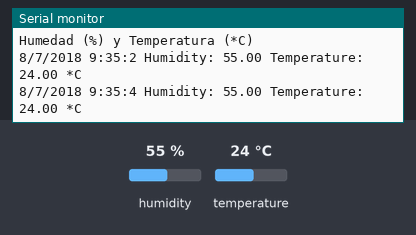
The sketch below on a simulated Arduino Uno, built with avr-gcc and run on an emulated ATmega328P. Parts: the last lines printed to the serial monitor. The test bench sets the inputs (shaded band); at power-on: humidity 55 %, temperature 24 °C.

Above: at 4.8 s.
4.9 s: humidity set to 22 %
At 6.8 s:
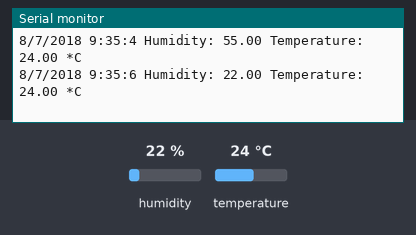
7.9 s: temperature set to 12 °C
At 9.4 s:
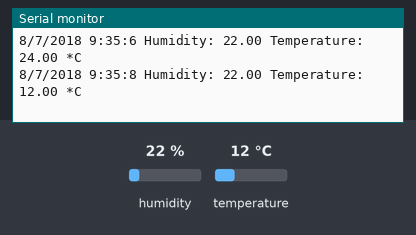
10.9 s: humidity set to 40 %
At 13.3 s:
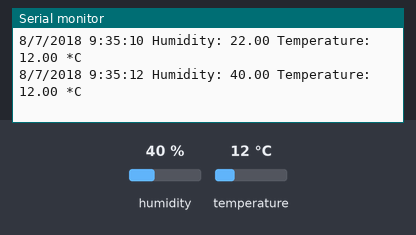
Timing chart, 0 to 14.8 s (numbered marks = the images above; inputs shaded):
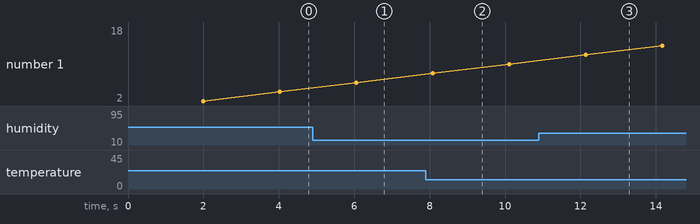

Measured:
- after the input at 4.9 s, the serial monitor: prints a new line after 1.2 s (image 1)
- after the input at 7.9 s, the serial monitor: prints a new line after 0.19 s (image 2)
- after the input at 10.9 s, the serial monitor: prints a new line after 1.2 s (image 3)

The sketch:

humuiditySensor.ino
```cpp
#include <Time.h>

#include <Adafruit_Sensor.h>

#include <Time.h>//Incluimos la libreria Time

#include <DHT_U.h>
#include <DHT.h>


#include "DHT.h"

#define DHTPIN 2     // what digital pin we're connected to

// Uncomment whatever type you're using!
#define DHTTYPE DHT11


DHT dht(DHTPIN, DHTTYPE);

void setup() {
  Serial.begin(9600);

  //Formato: hora, minutos, segundos,dias, mes, año
  setTime(9,35,00,8,07,2018);

  Serial.println("Humedad (%) y Temperatura (*C)");

  dht.begin();
}

void loop() {
  // Wait a few seconds between measurements.
  delay(2000);

  time_t p = now();  //variable time_t p

  //Imprimimos fecha y hora

  Serial.print(day(p));
  Serial.print(+ "/");
  Serial.print(month(p));
  Serial.print(+ "/");
  Serial.print(year(p));
  Serial.print(" ");
  Serial.print(hour(p));
  Serial.print(+ ":");
  Serial.print(minute(p));
  Serial.print(+":");
  Serial.print(second(p));
  Serial.print(" ");

  // Sensor readings may also be up to 2 seconds 'old' (its a very slow sensor)
  float h = dht.readHumidity();
  // Read temperature as Celsius (the default)
  float t = dht.readTemperature();

  Serial.print("Humidity: ");
  Serial.print(h);
  Serial.print(" ");
  Serial.print("Temperature: ");
  Serial.print(t);
  Serial.println(" *C ");
}
```
